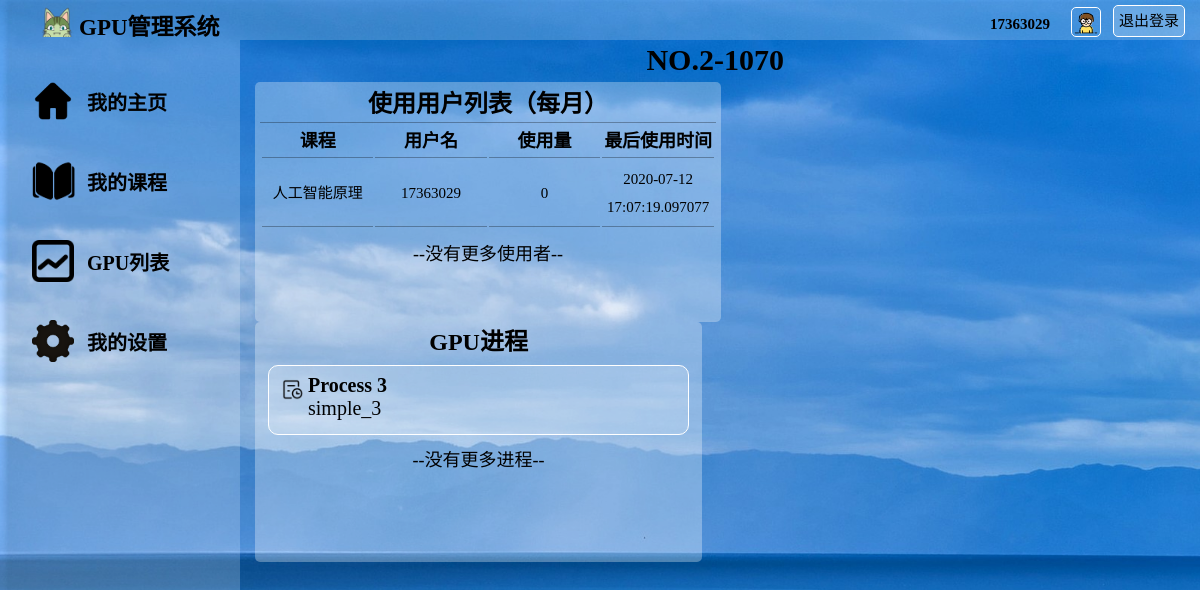
Page /GPUs/2/ (signed in) on the committed database.
### watchlist/models.py (models this page shows, shortened)
class User(db.Model, UserMixin):
    __tablename__ = 'User'
    id = db.Column(db.Integer, primary_key=True)                        # id（主键）
    username = db.Column(db.String(20))                                 # 用户名
    password_hash = db.Column(db.String(128))                           # 用户密码
    identity = db.Column(db.String(128))                                # 身份：学生or老师
    pic_path = db.Column(db.String(128), default="/static/pic/1.jpg")   # 用户头像地址
    stu_id = db.Column(db.String(20), default="未填写")                  # 学生学号
    ingrade = db.Column(db.String(20), default="未填写")                 # 学生年级
    inclass = db.Column(db.String(20), default="未填写")                 # 学生年班级

class GPU_course(db.Model):
    __tablename__ = 'GPU_course'
    id = db.Column(db.Integer, primary_key=True)  # id（主键）
    gpu_name = db.Column(db.String(50), db.ForeignKey('GPU.name'))        # gpu name
    course_name = db.Column(db.String(50), db.ForeignKey('Course.name'))  # 用户对应的课程

class Usage(db.Model):
    __tablename__ = 'Usage'
    id = db.Column(db.Integer, primary_key=True)  # id（主键）
    user_name = db.Column(db.String(50), db.ForeignKey('User.username'))  # 用户名
    course_name = db.Column(db.String(50), db.ForeignKey('Course.name'))  # 进程对应的课程
    gpu_name = db.Column(db.String(50), db.ForeignKey('GPU.name'))  # gpu name
    submit_num = db.Column(db.Integer, default=0)  # 总提交进程数
    last_time = db.Column(db.DateTime, default=datetime.utcnow)  # 最后一次提交进程的时间

class Process(db.Model):
    __tablename__ = 'Process'
    id = db.Column(db.Integer, primary_key=True)                    # id（主键）
    name = db.Column(db.String(50))                                 # 程序的名称
    info = db.Column(db.String(300))                                # 程序的信息
    state = db.Column(db.String(50))                                # 是否运行完成
    result = db.Column(db.String(1000))                             # 程序的结果
    code = db.Column(db.String(10000))                              # 存储代码，方便以后编辑代码
    course_name = db.Column(db.String(50), db.ForeignKey('Course.name'))  # 程序所属的课程
    gpu_name = db.Column(db.String(50), db.ForeignKey('GPU.name'))  # 程序在哪个gpu上跑的

### watchlist/views.py (the view)
@app.route('/GPUs/<int:id>/', methods=['GET', 'POST'])
@login_required
def gpu_xxx_teacher(id):
    gpus = GPU_course.query.filter_by(id=id).first()
    processes = Process.query.filter_by(gpu_name=gpus.gpu_name).all()
    usages = Usage.query.filter_by(gpu_name=gpus.gpu_name).all()
    return render_template('gpu_xxx_teacher.html',gpus=gpus,processes=processes,usages=usages)

### watchlist/__init__.py (called while the page is built)
@login_manager.user_loader
def load_user(user_id):
    from watchlist.models import User
    user = User.query.get(int(user_id))
    return user

@app.context_processor
def inject_user():
    from watchlist.models import User
    user = User.query.first()
    return dict(user=user)

### watchlist/templates/gpu_xxx_teacher.html (shortened to what this page needs)
<!DOCTYPE html>
<html lang="en">
<head>
	<link rel="stylesheet" href="/static/style.css" />
</head>
<body>
	<div id="container">
		<div id="header" >
			<div id="logo">
	            <img src="/static/pic/logo.png" alt="">
	            <span>GPU管理系统</span>
	        </div>
			<div id="other">
				<form form method="POST" action="/logout/">
					<a id="login_out" href="/logout/" class="button">退出登录</a>
					<div id="user_img">
						<img src="{{ current_user.pic_path }}" alt="image">
					</div>
					<div id="user_name">
						<span>{{ current_user.username }}</span>
					</div>
				</form>
			</div>
		</div>
		<div id="main">
			<div id="aside">
				<br>
				<div id="Home Page">
					<div class="asidepic">
						<img src="/static/pic/home.png" alt="">
					</div>
					<div class="asidechoices">
						<a href="/index_teacher/">我的主页</a>
					</div>
				</div>
				<div id="My courses">
					<div class="asidepic">
						<img src="/static/pic/courses.png" alt="">
					</div>
					<div class="asidechoices">
						<a href="/my_courses_teacher/">我的课程</a>
					</div>
				</div>
				<div id="Process">
					<div class="asidepic">
						<img src="/static/pic/process.png" alt="">
					</div>
					<div class="asidechoices">
						<a href="/process_teacher/">GPU列表</a>
					</div>
				</div>
				<div id="Settings">
					<div class="asidepic">
						<img src="/static/pic/settings.png" alt="">
					</div>
					<div class="asidechoices">
						<a href="/settings_teacher/">我的设置</a>
					</div>
				</div>
			</div>
			<div id="content">
				<div style="width:99%;font-size:30px;text-align:center;margin-top:3px;">
					<strong>{{ gpus['gpu_name'] }}</strong>
				</div>
				<div id="gpu_below">
					<div id="gpu-user-list">
						<form action="">
							<table>
								<h2 style="text-align:center;height:35px;line-height:35px;">使用用户列表（每月）</h2>
								<tr>
									<th>课程</th>
									<th>用户名</th>
									<th>使用量</th>
									<th>最后使用时间</th>
								</tr>
								{% for u in usages %}
								<tr>
									<td>{{u.course_name}}</td>
									<td>{{u.user_name}}</td>
									<td>{{u.submit_num}}</td>
									<td>{{u.last_time}}</td>
								</tr>
								{% endfor %}
							</table>
							<p class="index_box_no">--没有更多使用者--</p>
						</form>
					</div>
					<div id="gpu-process-list">
						<h2 style="text-align:center;height:30px;line-height:30px;">GPU进程</h2>
						{% for p in processes %}
						<div id="program1" class="gpu-process-list-program">
							<a href="/process_teacher/{{ p['id'] }}/">
								<div class="index_img">
									<img src="/static/pic/process_.png" alt="">
								</div>
								{{ p['name'] }}
							</a>
							<p>{{ p['info'] }}</p>
						</div>
						{% endfor %}
						<p class="index_box_no">--没有更多进程--</p>
					</div>
				</div>
			</div>
		</div>
	</div>
</body>
</html>

### watchlist/static/style.css (style rules this page uses)
* { margin: 0; padding: 0; font-family: "阿里巴巴普惠体", "微软雅黑"; color: black; }
html { height: 100%; background:url("pic/bg.gif") repeat-y; background-size: cover; }
#container { margin: 0; height: 100%; }
#header { height: 40px; width: 100%; position: fixed; z-index: 1000;left: 0; top: 0; }
#login_out { height: 30px; padding: 0 5px; margin:5px 15px 6px 2px; font-size:15px; line-height: 30px; float:right; background: rgba(255, 255, 255, 0.2); color:black; text-decoration: none; border:1px solid white; border-radius: 5px; }
#user_img { margin-top: 5px; margin-right: -40px padding-top: -50px; float: right; margin: 10px; height: 30px; width: 30px; }
#user_img img { margin-top:-15px; width: 95%; height:95%; border: 1px solid white; border-radius: 5px; }
#user_name { width: 80px; height: 88%; float: right; margin:1px -10px 1px 0; padding: 1px; color: black; text-align: right; }
#user_name span { font-size: 15px; font-weight: bold; }
#logo { height: 100%; width: 20%; float: left; background: rgba(255, 255, 255, 0.2); }
#logo img { float: left; margin-left: 40px; height: 85%; margin-top: 3px; }
#logo span { float: left; margin-left: 5px; margin-top: 8px; font-weight: bold; font-size: 23px; }
#other { height: 100%; width: 80%; float: left; background: rgba(255, 255, 255, 0.2); text-align: right; line-height: 40px; font-size: 20px; color: black; }
#other span { height: 80%; width: 20%; color: black; margin-right:20px; }
#main { height: auto; }
#aside { margin-top: 40px; float: left; width: 20%; height: 100%; background: rgba(255, 255, 255, 0.2); position: fixed; }
#aside div { height: 60px; margin: auto; text-align: left; margin-left: 5px; padding: 10px; }
#aside a { text-decoration: none; text-align: center; font-size: 20px; line-height: 50px; height: 60px; color: black; margin: 5px; padding: 2px; font-weight: bold; }
.asidepic { height: 80%; width: 25px; float: left; line-height: 100%; }
.asidepic img { height: 70%; margin: 2px; }
.asidechoices { height: 80%; float: left; margin:2px; padding: 2px; }
#content { float: right; width: 80%; height: 100%; overflow: auto; margin-top:40px; }
.index_img { height: 1.5em; float: left; line-height: 100%; }
.index_img img { height: 70%; margin: 5px; }
.index_box_no { font-size: 18px; margin: 10px; text-align: center }
.new_course_box th,td { padding:2px; text-align: justify; width:200px; justify-content:space-between; }
#new_gpu_table th,td { padding:2px; text-align: justify; height:40px; width:200px; justify-content:space-between; }
#gpu_below { min-height: 230px; max-height: 450px; width: 99%; clear:both; margin:0; margin-top:5px; padding-left:5px; }
#gpu-user-list { min-height: 230px; max-height: 450px; overflow: auto; height: 230px; float:left; width: 48%; margin: 0 10px; padding: 5px; text-align:center; background: rgba(255,255,255,0.3); border-radius: 5px; }
#gpu-user-list table { width: 100%; border-top: 1px solid rgba(0,0,0,0.3); }
#gpu-user-list th { width:25%; height: 32px; line-height: 32px; font-size: 18px; border-bottom: 1px solid rgba(0,0,0,0.3); }
#gpu-user-list td { width: 25%; height:99%; padding:5px; font-weight: normal; font-size:15px; text-align: center; line-height: 28px; border-bottom: 1px solid rgba(0,0,0,0.3); }
#gpu-process-list { min-height: 230px; max-height: 450px; overflow: auto; float:left; width: 46%; margin: 0 10px; padding: 5px; background: rgba(255,255,255,0.3); border-radius: 5px; }
.gpu-process-list-program { height: 45px; border: 1px solid white; background: rgba(255, 255, 255, 0.2); padding: 8px 15px 15px 8px; margin: 8px; font-size: 20px; border-radius: 10px; color: black; }
.gpu-process-list-program a { text-decoration: none; font-size: 20px; color: black; font-weight: bold; }

### rows in the picture
User: pic_path (picture), username "17363029"
GPU_course: gpu_name "NO.2-1070"
Usage: course_name "人工智能原理", user_name "17363029", submit_num "0", last_time "2020-07-12 17:07:19.097077"
Process: name "Process 3", info "simple_3"
